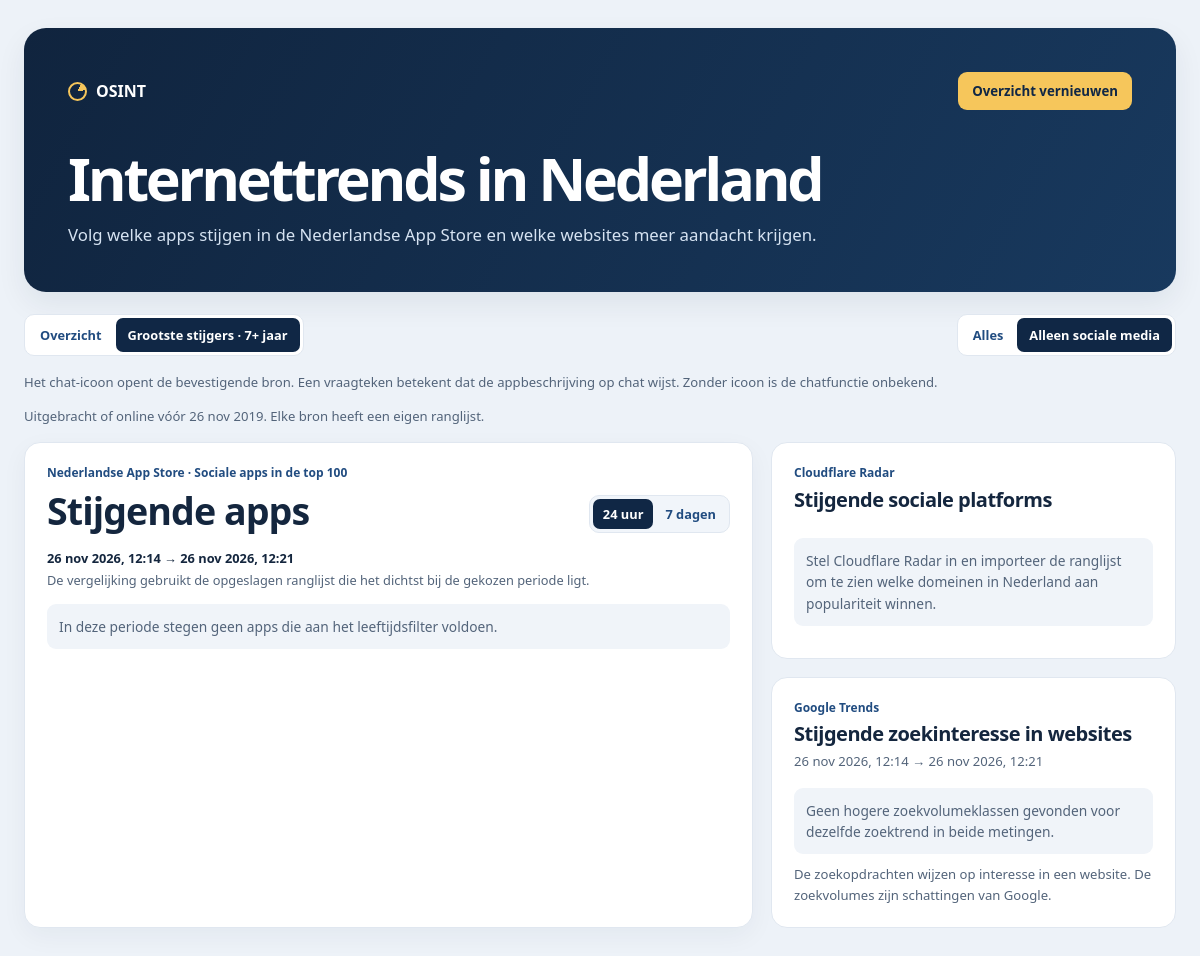
The page /?window=24h&view=social&tab=older on the database as committed earlier.
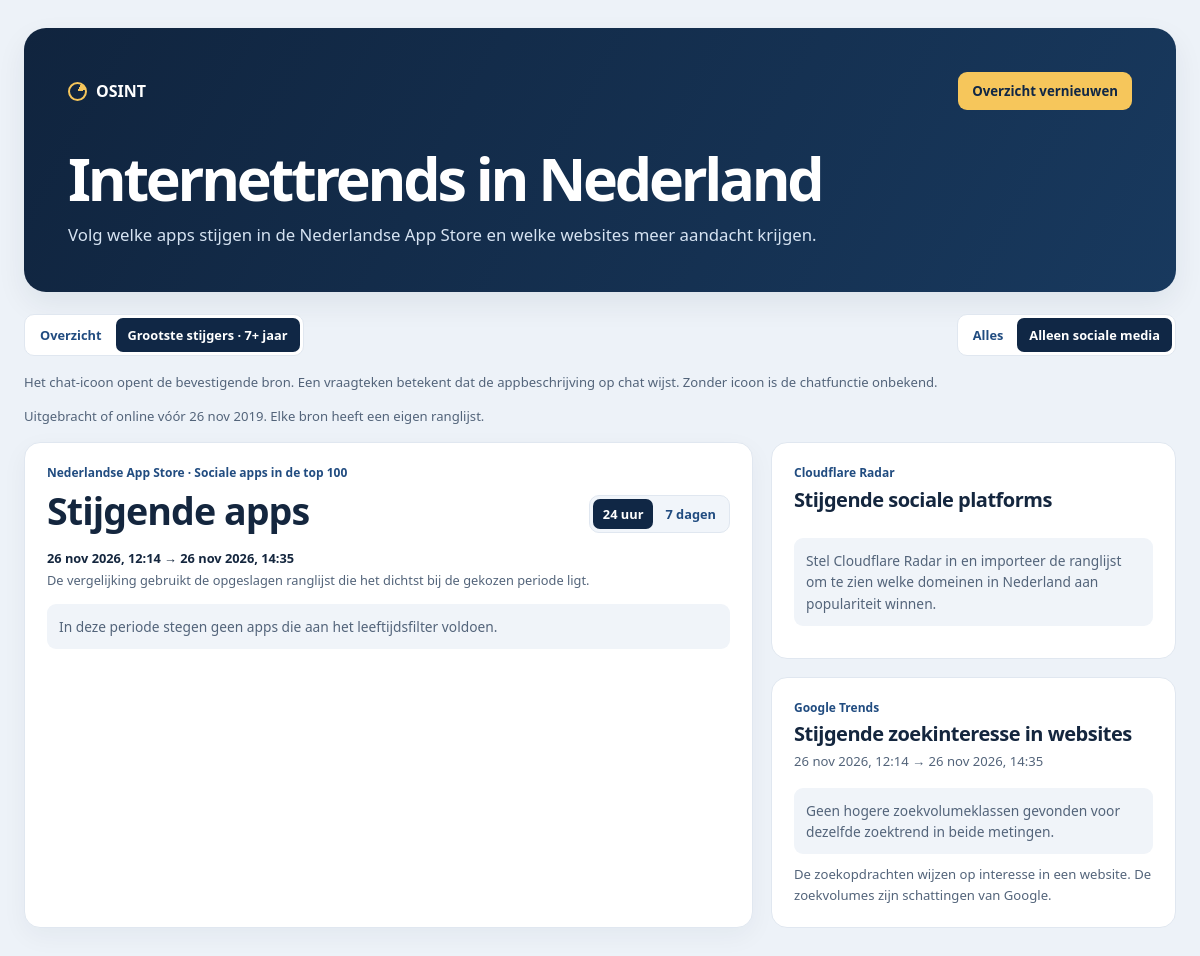
The same page on the database as committed later.
### tables this page shows
CREATE TABLE feed_snapshots (
    snapshot_id INTEGER PRIMARY KEY,
    source_id INTEGER NOT NULL REFERENCES sources(source_id),
    fetched_at TEXT NOT NULL,
    feed_updated_at TEXT,
    raw_payload TEXT NOT NULL,
    UNIQUE (source_id, snapshot_id)
);

### index.php (called while the page is built, shortened)
<?php
require_once __DIR__ . '/includes/dashboard_helpers.php';
require __DIR__ . '/includes/dashboard_data.php';
require __DIR__ . '/views/dashboard.php';

### includes/dashboard_data.php (called while the page is built, shortened)
<?php
$risingApps = $legacyRisingApps = $chartEntries = $recentReleases = $websiteLeads = $radarDomains = [];
$chartHistory = [];
try {
    $db = new PDO('sqlite:' . $databasePath, null, null, [
        PDO::ATTR_ERRMODE => PDO::ERRMODE_EXCEPTION,
        PDO::ATTR_DEFAULT_FETCH_MODE => PDO::FETCH_ASSOC,
    ]);
    $db->exec('PRAGMA query_only = ON');
    $db->exec('PRAGMA busy_timeout = 5000');
    $db->beginTransaction();
    $sources = $db->query('SELECT * FROM sources ORDER BY provider, source_id')->fetchAll();
    $findSnapshot = $db->prepare(
        'SELECT snapshot_id, fetched_at, feed_updated_at FROM feed_snapshots WHERE source_id = ?
         ORDER BY fetched_at DESC, snapshot_id DESC LIMIT 1'
    );
    $findRows = $db->prepare(
        'SELECT o.*, a.app_id, a.description AS app_description,
                a.category_id, a.store_url, a.developer_name, a.developer_url, a.category_label, a.released_at,
                (SELECT image.url FROM app_images image WHERE image.app_id = a.app_id
                 ORDER BY image.height DESC LIMIT 1) AS app_icon
         FROM trend_observations o
         JOIN source_items i ON i.item_id = o.item_id
         LEFT JOIN apps a ON a.app_id = i.app_id
         WHERE o.snapshot_id = ? ORDER BY o.list_position'
    );
    $findBaseline = $db->prepare(
        'SELECT s.fetched_at, s.snapshot_id FROM feed_snapshots s
         WHERE s.source_id = :source AND s.snapshot_id <> :snapshot AND s.fetched_at <= :latest
           AND COALESCE(s.feed_updated_at, s.fetched_at) < :latest_chart
           AND EXISTS (SELECT 1 FROM trend_observations o
                       WHERE o.snapshot_id = s.snapshot_id AND o.chart_rank IS NOT NULL)
         ORDER BY ABS(strftime(\'%s\', s.fetched_at) - strftime(\'%s\', :target)),
                  s.fetched_at ASC, s.snapshot_id DESC LIMIT 1'
    );
    $findRanks = $db->prepare(
        'SELECT item_id, chart_rank FROM trend_observations WHERE snapshot_id = ? AND chart_rank IS NOT NULL'
    );
    $findChartHistory = $db->prepare(
        'SELECT s.snapshot_id, s.fetched_at, s.feed_updated_at FROM feed_snapshots s
         WHERE s.snapshot_id IN (
             SELECT MAX(sample.snapshot_id) FROM feed_snapshots sample
             WHERE sample.source_id = ? AND sample.fetched_at BETWEEN ? AND ?
               AND EXISTS (SELECT 1 FROM trend_observations o
                           WHERE o.snapshot_id = sample.snapshot_id AND o.chart_rank IS NOT NULL)
             GROUP BY COALESCE(sample.feed_updated_at, sample.fetched_at)
         ) ORDER BY s.fetched_at DESC, s.snapshot_id DESC LIMIT 5'
    );
    if ($olderOnly) {
        $findEarlierSnapshot = $db->prepare(
            "SELECT snapshot_id, fetched_at FROM feed_snapshots WHERE source_id = ? AND fetched_at < ?
             ORDER BY ABS(strftime('%s', fetched_at) - strftime('%s', ?)), fetched_at ASC, snapshot_id DESC LIMIT 1"
        );
    }
    foreach ($sources as $source) {
        if ($socialOnly && !in_array($source['provider'], ['apple', 'google_trends', 'cloudflare_radar'], true)) {
            continue;
        }
        $findSnapshot->execute([$source['source_id']]);
        $snapshot = $findSnapshot->fetch();
        $articles = [];
        if ($snapshot !== false) {
            $findRows->execute([$snapshot['snapshot_id']]);
            $rows = $findRows->fetchAll();
            if ($socialOnly && $source['provider'] === 'apple') {
                $rows = array_filter($rows, static fn(array $app): bool => (int) $app['category_id'] === 6005
                    || in_array((string) $app['app_id'], SOCIAL_APP_IDS, true));
            }
            if (
                $source['country_code'] === 'NL' && $source['provider'] === 'apple'
                && $source['feed_name'] === 'top_free_apps'
            ) {
                $appSnapshot = $snapshot;
                $latest = strtotime($snapshot['fetched_at'] . ' UTC');
                $findChartHistory->execute([
                    $source['source_id'],
                    gmdate('Y-m-d H:i:s', $latest - 7 * 86400),
                    $snapshot['fetched_at'],
                ]);
                foreach (array_reverse($findChartHistory->fetchAll()) as $sample) {
                    $findRanks->execute([$sample['snapshot_id']]);
                    $chartHistory[] = [
                        'at' => $sample['feed_updated_at'] ?? $sample['fetched_at'],
                        'ranks' => $findRanks->fetchAll(PDO::FETCH_KEY_PAIR)
                    ];
                }
                $findBaseline->execute([
                    'source' => $source['source_id'],
                    'snapshot' => $snapshot['snapshot_id'],
                    'latest' => $snapshot['fetched_at'],
                    'latest_chart' => $snapshot['feed_updated_at'] ?? $snapshot['fetched_at'],
                    'target' => gmdate('Y-m-d H:i:s', $latest - $comparisonWindows[$comparisonWindow]),
                ]);
                $appBaseline = $findBaseline->fetch() ?: null;
                if ($appBaseline !== null) {
                    $findRanks->execute([$appBaseline['snapshot_id']]);
                    usort($risingApps, static fn(array $a, array $b): int => ($b['gain'] <=> $a['gain']) ?: ($a['chart_rank'] <=> $b['chart_rank']));
                }
            }
            if (
                $source['country_code'] === 'NL' && $source['provider'] === 'google_trends'
                && $source['feed_name'] === 'trending_searches'
            ) {
                $searchSnapshot = $snapshot;
            }
            if ($olderOnly && in_array($source['provider'], ['google_trends', 'steam'], true)) {
                $target = gmdate('Y-m-d H:i:s', strtotime($snapshot['fetched_at'] . ' UTC') - $comparisonWindows[$comparisonWindow]);
                $findEarlierSnapshot->execute([$source['source_id'], $snapshot['fetched_at'], $target]);
                $baseline = $findEarlierSnapshot->fetch() ?: null;
                if ($source['provider'] === 'google_trends' && $source['country_code'] === 'NL'
                    && $source['feed_name'] === 'trending_searches' && $baseline !== null) {
                    $searchBaseline = $baseline;
                    $findRows->execute([$baseline['snapshot_id']]);
                }
            }
        }
    }
    $db->commit();
} catch (Throwable $exception) {
    if (isset($db) && $db->inTransaction()) {
        $db->rollBack();
    }
    http_response_code(500);
    error_log($exception->getMessage());
    $error = is_file($databasePath)
        ? 'Controleer of PHP de database kan lezen en of het schema uit sql/schema.sql is uitgevoerd.'
        : 'Het SQLite-bestand is niet gevonden. Controleer het databasepad in index.php.';
}
$shownClimbers = $olderOnly ? array_values(array_filter($risingApps, static fn(array $app): bool =>
    $app['released_at'] !== null && substr($app['released_at'], 0, 10) < $ageCutoff)) : $risingApps;

### includes/dashboard_helpers.php (called while the page is built, shortened)
<?php
$olderOnly = ($_GET['tab'] ?? null) === 'older';
function h(mixed $value): string
{
    return htmlspecialchars((string) $value, ENT_QUOTES | ENT_SUBSTITUTE, 'UTF-8');
}
function dutchDate(string $utc, bool $withTime = true): string
{
    $months = [1 => 'jan', 'feb', 'mrt', 'apr', 'mei', 'jun', 'jul', 'aug', 'sep', 'okt', 'nov', 'dec'];
    $date = (new DateTimeImmutable($utc, new DateTimeZone('UTC')))
        ->setTimezone(new DateTimeZone('Europe/Amsterdam'));
    $label = $date->format('j') . ' ' . $months[(int) $date->format('n')] . ' ' . $date->format('Y');
    return $withTime ? $label . ', ' . $date->format('H:i') : $label;
}

### views/partials/trend-hotspots.php (the view, shortened to what the rows shown need)
<section aria-labelledby="radar-hotspots-title">
    <div class="feed-heading">
        <div>
            <h2 id="radar-hotspots-title"><?= $socialOnly ? 'Stijgende sociale platforms' : 'Stijgende domeinen' ?></h2>
        </div>
    </div>
</section>
<section aria-labelledby="website-hotspots-title">
    <div class="feed-heading">
        <div>
            <p class="source-label">Google Trends</p>
            <h2 id="website-hotspots-title"><?= $olderOnly ? 'Stijgende zoekinteresse in websites' : ($socialOnly ? 'Zoektrends rond sociale media' : 'Websites in opkomende zoekopdrachten') ?></h2>
            <?php if ($olderOnly && $searchBaseline !== null): ?>
                <p class="muted"><?= h(dutchDate($searchBaseline['fetched_at'])) ?> → <?= h(dutchDate($searchSnapshot['fetched_at'])) ?></p>
            <?php elseif ($searchSnapshot !== null): ?>
                <p class="muted"><?= h(dutchDate($searchSnapshot['fetched_at'])) ?></p>
            <?php endif; ?>
        </div>
    </div>
</section>

### views/partials/app-hotspots.php (shortened to what the rows shown need)
<section class="movers" id="climbs" aria-labelledby="app-hotspots-title">
    <div class="feed-heading movers-heading">
        <div>
            <h2 id="app-hotspots-title"><?= $olderOnly ? 'Stijgende apps' : 'Grootste stijgers' ?></h2>
        </div>
    </div>
    <div class="hotspot-content">
        <?php if ($appBaseline === null): ?>
            <p class="comparison-note">Zodra er twee verschillende Nederlandse ranglijsten zijn opgeslagen, zie je hier welke apps zijn gestegen.</p>
        <?php else: ?>
            <p class="comparison-note">
                <strong><?= h(dutchDate($appBaseline['fetched_at'])) ?> → <?= h(dutchDate($appSnapshot['fetched_at'])) ?></strong>
                <span>De vergelijking gebruikt de opgeslagen ranglijst die het dichtst bij de gekozen periode ligt.</span>
            </p>
            <?php if ($shownClimbers === []): ?>
                <p class="empty-inline"><?= $olderOnly ? 'In deze periode stegen geen apps die aan het leeftijdsfilter voldoen.' : ($socialOnly ? 'Tussen deze twee ranglijsten is geen sociale app gestegen.' : 'Tussen deze twee ranglijsten is geen app gestegen.') ?></p>
            <?php endif; ?>
        <?php endif; ?>
    </div>
</section>

Rows that differ between the two databases and show on the page:
no longer on this page (row unchanged): feed_snapshots: fetched_at "26 nov 2026, 12:21"
added feed_snapshots: fetched_at "26 nov 2026, 14:35"
Other text that changed with them:
dutchDate($appSnapshot['fetched_at']): "26 nov 2026, 12:21" → "26 nov 2026, 14:35"
